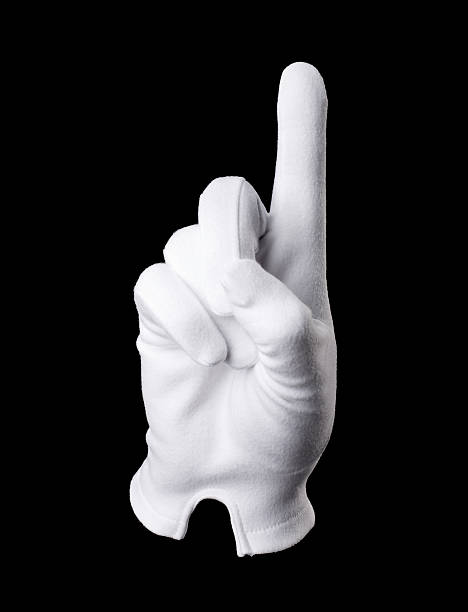
#> input picture images/istockphoto-172746852-612x612.jpg, 468 x 612 px, found by its file name
$ python contourfeatures.py
#> lines starting #> are read from the running program, lines starting #| are printed output that depends on the picture; after the words box and inside, x2 and y2 are one past the last pixel; in counts of white or black regions, pixels touching at a corner belong together; long printed decimals are rounded
import numpy as np
import cv2 as cv

img = cv.imread(r'images\istockphoto-172746852-612x612.jpg',0)
#> img: shape (612, 468); min 0, max 255, mean 47.9

ret,thresh = cv.threshold(img,127,255,0)
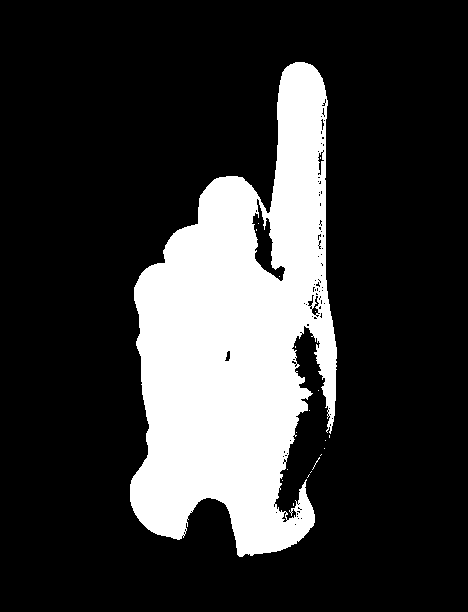
#> thresh: shape (612, 468); 21.4% white; 20 white regions (19 under 20 px)
contours,hierarchy = cv.findContours(thresh, 1, 2)
#> contours = 125 contours, 117 with area under 20; largest, box (x1, y1, x2, y2) and area: (130, 62, 337, 557) 61634, (251, 198, 286, 282) 1050, (317, 151, 325, 176) 82, (311, 295, 320, 316) 78, (224, 350, 231, 362) 44, (307, 294, 315, 307) 40, (281, 511, 288, 523) 31, (320, 118, 325, 131) 26

cnt = contours[0]
#> cnt = [[182, 535], [183, 534], [184, 535], [183, 536]]
M = cv.moments(cnt)
#> M = moments, m00 2, centre m10/m00, m01/m00 = (183, 535)
# print( M )


cx = int(M['m10']/M['m00'])
#> cx = 183
cy = int(M['m01']/M['m00'])
#> cy = 535

# Finding contour area
area = cv.contourArea(cnt)
#> area = 2
# print(area)

# Finding contour perimeter // Second argument is for whether shape is closed or just a curve
perimeter = cv.arcLength(cnt, True)
#> perimeter = 5.66
print(perimeter)
#| 5.657

# Contour approximation
epsilon = 0.1*cv.arcLength(cnt,True)
#> epsilon = 0.566
approx = cv.approxPolyDP(cnt, epsilon, True)
#> approx = [[182, 535], [183, 534], [184, 535], [183, 536]]

# Finding convex hulls
hull = cv.convexHull(cnt)
#> hull = [[182, 535], [183, 534], [184, 535], [183, 536]]

# Checking for convexity of contours
k = cv.isContourConvex(cnt)
#> k = True

# Bounding rectangle
#  no rotation
x,y,w,h = cv.boundingRect(cnt)
#> x = 182; y = 534; w = 3; h = 3
cv.rectangle(img,(x,y),(x+w,y+h),(0,255,0),5)
#> img: shape (612, 468); min 0, max 255, mean 47.9

# Rotated rect
rect = cv.minAreaRect(cnt)
#> rect = ((183, 535), (1.41, 1.41), -45)
box = cv.boxPoints(rect)
#> box = [[183, 536], [182, 535], [183, 534], [184, 535]]
box = np.int0(box)
cv.drawContours(img,[box],0,(0,0,255),5)

# Min circle
(x,y),radius = cv.minEnclosingCircle(cnt)
#> x = 183; y = 535; radius = 1
center = (int(x),int(y))
#> center = (183, 535)
radius = int(radius)
cv.circle(img,center,radius,(0,255,0),2)

# Fitting eclipse
# ellipse = cv.fitEllipse(cnt)
# cv.ellipse(img,ellipse,(0,255,0),2)

# Fitting a line
rows,cols = img.shape[:2]
#> rows = 612; cols = 468
[vx,vy,x,y] = cv.fitLine(cnt, cv.DIST_L2,0,0.01,0.01)
#> vx = [1]; vy = [0]; x = [183]; y = [535]
lefty = int((-x*vy/vx) + y)
#> lefty = 535
righty = int(((cols-x)*vy/vx)+y)
#> righty = 535
cv.line(img,(cols-1,righty),(0,lefty),(0,255,0),2)
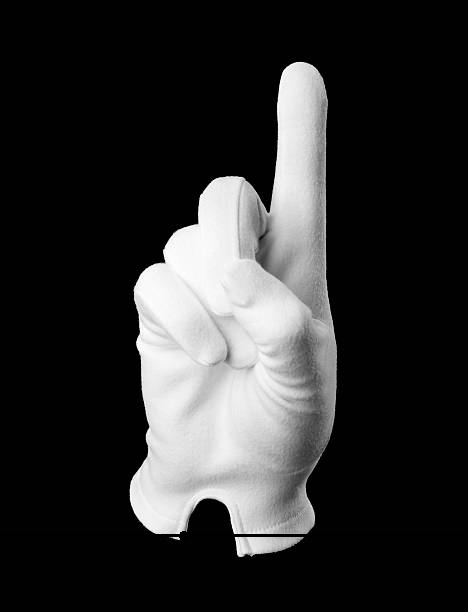
#> img: shape (612, 468); min 0, max 255, mean 47.7

print(cnt)
#| [[[182 535]]
#|  [[183 534]]
#|  [[184 535]]
#|  [[183 536]]]
dst = cv.drawContours(img, cnt, -1, (0,255,0), 3)
cv.imshow('contour', img)
cv.waitKey(0)
